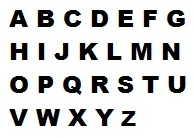
#> input picture alfabet.jpg, 194 x 138 px
$ python 'chaincode(multiple).py'   (Python 2 division)   (older library calls are emulated)
#> lines starting #> are read from the running program, lines starting #| are printed output that depends on the picture; after the words box and inside, x2 and y2 are one past the last pixel; in counts of white or black regions, pixels touching at a corner belong together
#extract chain code from objects in an image file

from scipy import misc
import numpy as np
import copy
#import matplotlib.pyplot as plt
#used for checking if traced element(s) is deleted succesfully

img = misc.imread('alfabet.jpg')
#> img is the input picture: shape (138, 194, 3); mean R, G, B 209.9, 210.2, 209.6
bw = np.zeros((img.shape[0], img.shape[1]))

#create black and white representation of image
#1 = black, 0 = white
def getBW():
    for row in xrange(img.shape[0]):
        for col in xrange(img.shape[1]):
            if (np.sum(img[row][col]))/3 > 128:
                bw[row][col] = 0
            else:
                bw[row][col] = 1
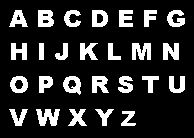
#> bw: shape (138, 194) float64; values 0 (black) and 1 (white), 17.2% white; 26 white regions, largest, box (x1, y1, x2, y2) and area: (36, 109, 60, 126) 265, (132, 43, 151, 60) 248, (38, 10, 54, 27) 224

#find first pixel of object
def findPixel(bpixel, wpixel):
    for row in xrange(bpixel[0], bw.shape[0]):
        for col in xrange(bpixel[1], bw.shape[1]):
            if bw[row][col] == 1:
                bpixel = (row, col)
                wpixel = (row, col-1)
                #borderElm.append(bpixel)
                return bpixel, wpixel

#get starting direction from neighboring current index
#param: current black pixel index, former white pixel index
#will be used later for backtracking
def getDirection(bpixel, wpixel):
    dir = 0
    row = bpixel[0]
    col = bpixel[1]
    if wpixel == (row, col+1):
        dir = 0
    if wpixel == (row-1, col+1):
        dir = 1
    if wpixel == (row-1, col):
        dir = 2
    if wpixel == (row-1, col-1):
        dir = 3
    if wpixel == (row, col-1):
        dir = 4
    if wpixel == (row+1, col-1):
        dir = 5
    if wpixel == (row+1, col):
        dir = 6
    if wpixel == (row+1, col+1):
        dir = 7

    return dir

#get index of moore neighbor
#param: rotating direction and current pixel index
def getIndex(dir, bpixel):
    row = bpixel[0]
    col = bpixel[1]
    if dir == 0:
        #grid = (row, col)
        grid = (row, col+1)
    if dir == 1:
        grid = (row-1, col+1)
    if dir == 2:
        grid = (row-1, col)
    if dir == 3:
        grid = (row-1, col-1)
    if dir == 4:
        grid = (row, col-1)
    if dir == 5:
        grid = (row+1, col-1)
    if dir == 6:
        grid = (row+1, col)
    if dir == 7:
        grid = (row+1, col+1)

    return grid

#get border elements + chain code of an object
#using eight connectivity
#will rotate anti-clockwise
#param: image array, current black pixel, former white pixel
def getBorderElm(img, bpixel, wpixel):
    borderElm.append(bpixel)
    pixVal = img[wpixel[0]][wpixel[1]]
    direction = getDirection(bpixel, wpixel) #get initial direction
    index = (0, 0)

    while pixVal != 1:
        index = getIndex(direction, bpixel)
        pixVal = img[index[0], index[1]]
        if pixVal == 0:
            wpixel = copy.copy(index)
            direction = (direction+1) % 8
        else:
            bpixel = copy.copy(index)
    chainCode.append(direction)
    return bpixel, wpixel

#slice array than contains object
def slice(img, border):
    lowerBound = map(min, zip(*borderElm)) #bottom-right index
    upperBound = map(max, zip(*borderElm)) #top-left index
    #set sliced-array value to 0
    return lowerBound, upperBound

#delete object
def delObject(img, lowerBound, upperBound):
    img[lowerBound[0]:upperBound[0]+5, lowerBound[1]:upperBound[1]+5] = 0
    return img

def getChainCode(chainCode):
    curInd = (0, 0) #store current black pixel index
    backtrack = (0, 0) #store former white pixel index
    curInd, backtrack = findPixel(curInd, backtrack)

    while curInd not in borderElm:
        curInd, backtrack = getBorderElm(bw, curInd, backtrack)
    return chainCode

if __name__ == '__main__':
    getBW()
    count = 0
    chainCode = [] #save chain code of one object
    chainCodes = [] #suppossedly save string of chain code
    borderElm = [] #save border elements of one object

    #get list of chain codes
    while np.any(bw) == True:
        chainCode = getChainCode(chainCode)
        #convert chain code to string
        strcc = ''.join(str(e) for e in chainCode)
        #append string to list of chaincodes
        chainCodes.append(strcc)
        print "chain code: " + str(chainCode)
        print "\n"
        lowerBound, upperBound = slice(bw, borderElm)
        bw = delObject(bw, lowerBound, upperBound)
        del borderElm[:]
        del chainCode[:]
        count += 1
#> bw: shape (138, 194) float64; 17.25% of pixels changed, all inside (x1, y1, x2, y2) = (9, 10, 185, 126)

    print "\n" + str(chainCodes)
#> (printed output is left out)
    print "\n there are " + str(count) + " objects"

$ run again, with A_arial.jpg copied over alfabet.jpg
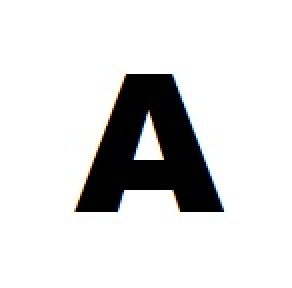
#> input picture A_arial.jpg, 146 x 144 px (shown 2 times larger)
#> img is the input picture: shape (144, 146, 3); mean R, G, B 220, 220, 220
#> after the loop in getBW, `for row in xrange(img.shape[0]):`:
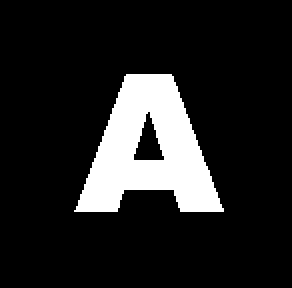
#> bw: shape (144, 146) float64 (shown 2 times larger); values 0 (black) and 1 (white), 13.7% white; 1 white region, box (x1, y1, x2, y2) and area: (37, 37, 112, 106) 2880
#> (printed output is left out)
#|  there are 1 objects

$ run again, with A_times.jpg copied over alfabet.jpg
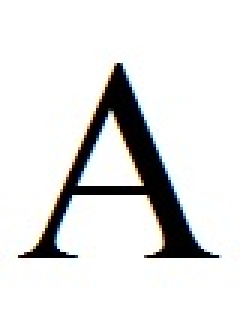
#> input picture A_times.jpg, 84 x 106 px (shown 3 times larger)
#> img is the input picture: shape (106, 84, 3); mean R, G, B 227.1, 227.2, 227
#> after the loop in getBW, `for row in xrange(img.shape[0]):`:
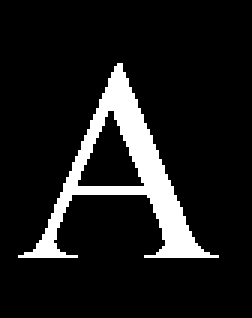
#> bw: shape (106, 84) float64 (shown 3 times larger); values 0 (black) and 1 (white), 10.8% white; 1 white region, box (x1, y1, x2, y2) and area: (6, 21, 73, 86) 959
#| ['56565665656566565656656565665656566565656656565665656656565565544540', '66666666666666666666667676676754446600007767667676676667655554440', '66666666666666660000000000004']
#|  there are 3 objects
